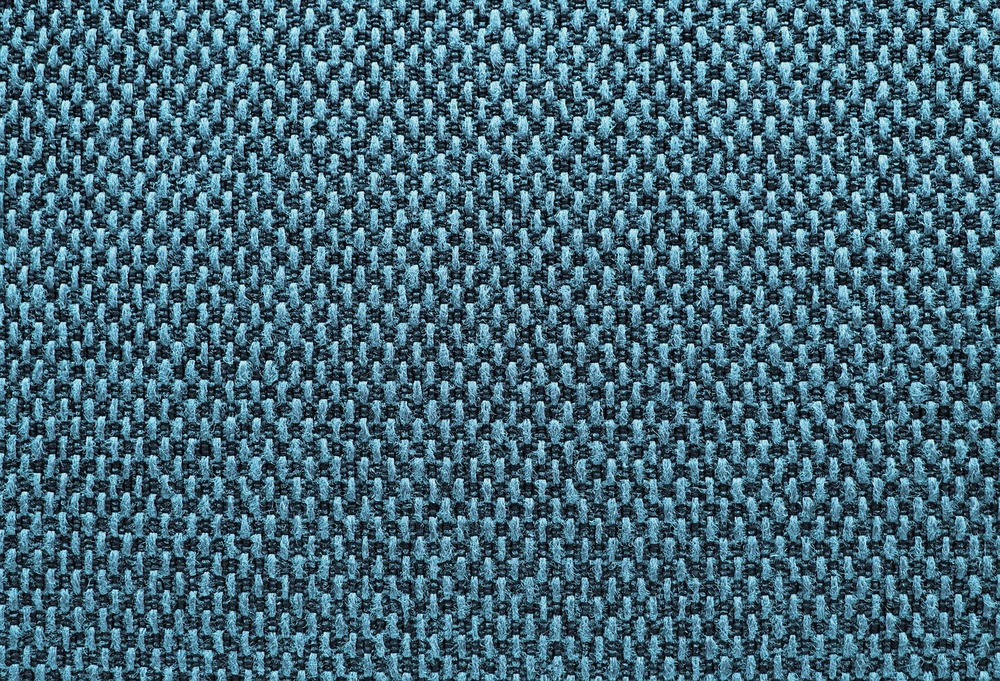
#> input picture backend/app/uploaded_samples/image1.jpg, 1000 x 681 px, shrunk from 1280 x 872 before the run
$ python -i condition_service.py   (imports and definitions only)
#> lines starting #> are read from the running program, lines starting #| are printed output that depends on the picture; after the words box and inside, x2 and y2 are one past the last pixel; in counts of white or black regions, pixels touching at a corner belong together
import cv2
import numpy as np
import uuid

from pathlib import Path


def analyze_condition(image_path):

    """
    OpenCV based textile condition,
    defect detection and contamination analysis.
    """
#> called with image_path = '../uploaded_samples/image1.jpg'


    image = cv2.imread(str(image_path))
#> image is the input picture: shape (681, 1000, 3); mean B, G, R 119.7, 103.7, 68.1


    if image is None:

        return {

            "condition": "Unknown",
            "defect": "None Detected",
            "severity": "Low",
            "contamination": "Low",
            "affected_area": 0,
            "defect_regions": [],
            "visualization": None

        }


    original = image.copy()


    height, width = image.shape[:2]
#> height = 681; width = 1000

    total_area = height * width
#> total_area = 681000


    # ==================================================
    # DEFECT / DAMAGE DETECTION
    # ==================================================


    gray = cv2.cvtColor(

        original,

        cv2.COLOR_BGR2GRAY

    )


    blur = cv2.GaussianBlur(

        gray,

        (7,7),

        0

    )
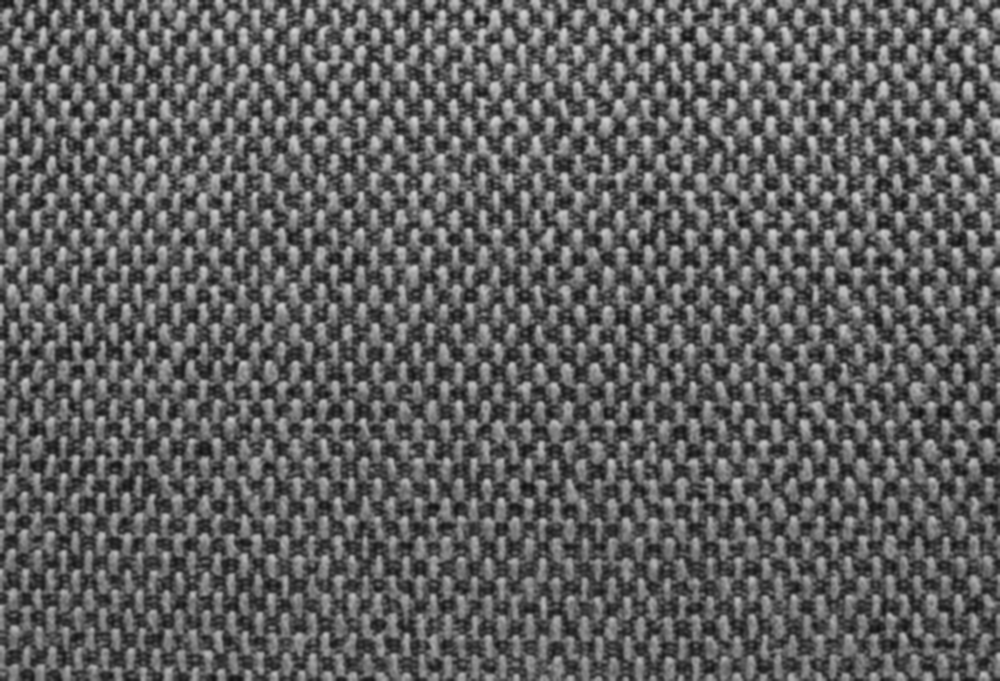
#> blur: shape (681, 1000); min 14, max 216, mean 94.9


    # Edge detection

    edges = cv2.Canny(

        blur,

        50,

        150

    )
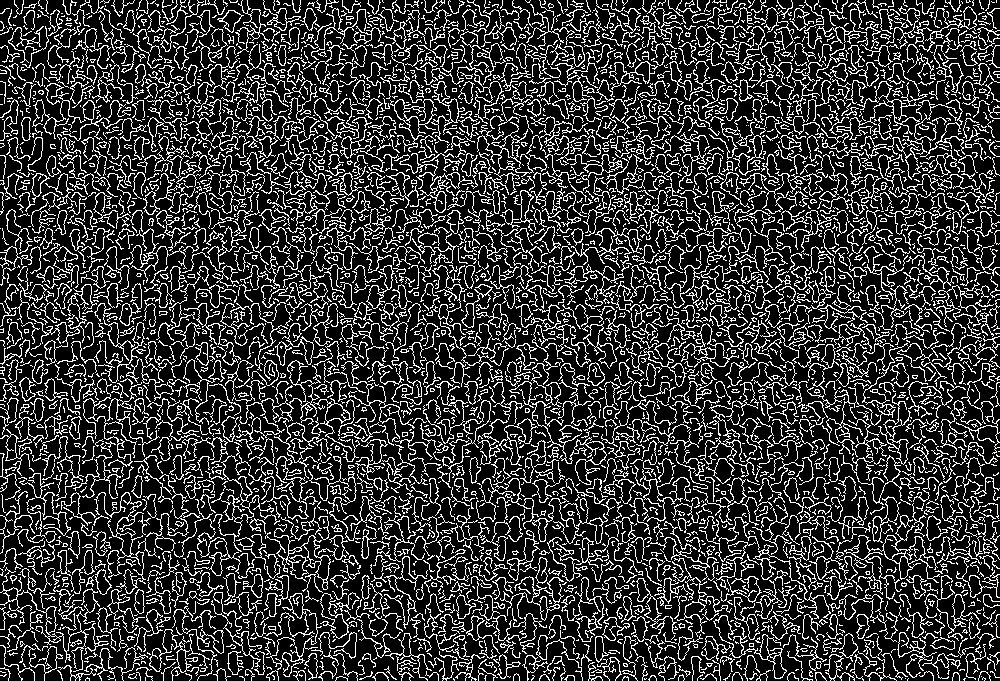
#> edges: shape (681, 1000); 21.2% white in thin lines or dots


    # Remove small textile patterns

    kernel = np.ones(

        (5,5),

        np.uint8

    )


    edges = cv2.morphologyEx(

        edges,

        cv2.MORPH_CLOSE,

        kernel

    )
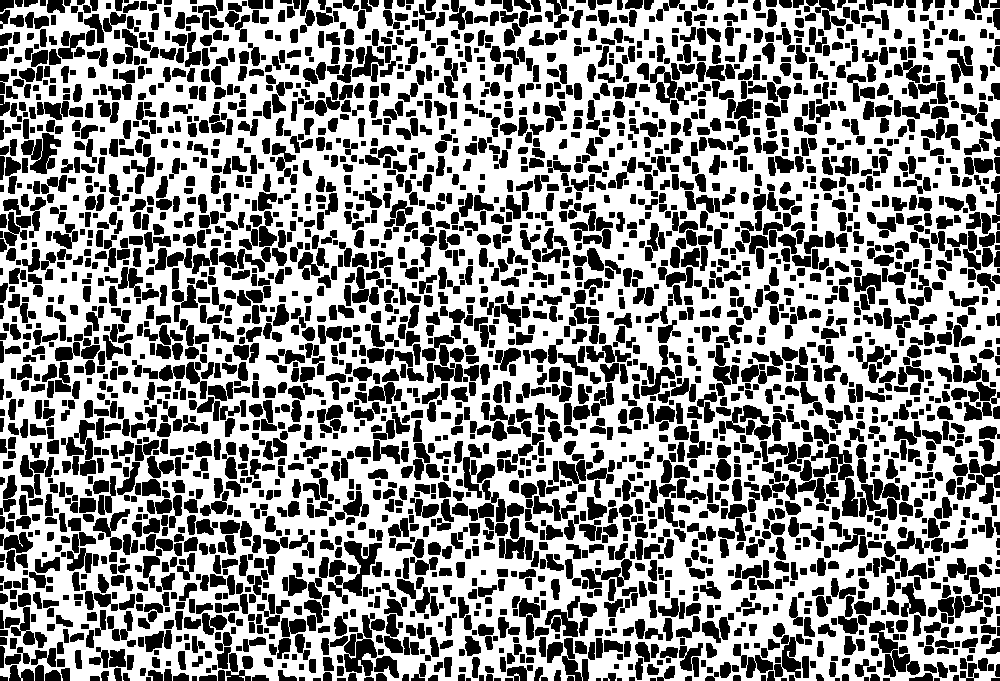
#> edges: shape (681, 1000); 56% white; 2988 black regions (12 under 20 px), largest, box (x1, y1, x2, y2) and area: (328, 541, 382, 604) 1127, (825, 444, 858, 517) 1027, (869, 621, 920, 677) 992


    edges = cv2.dilate(

        edges,

        kernel,

        iterations=1

    )
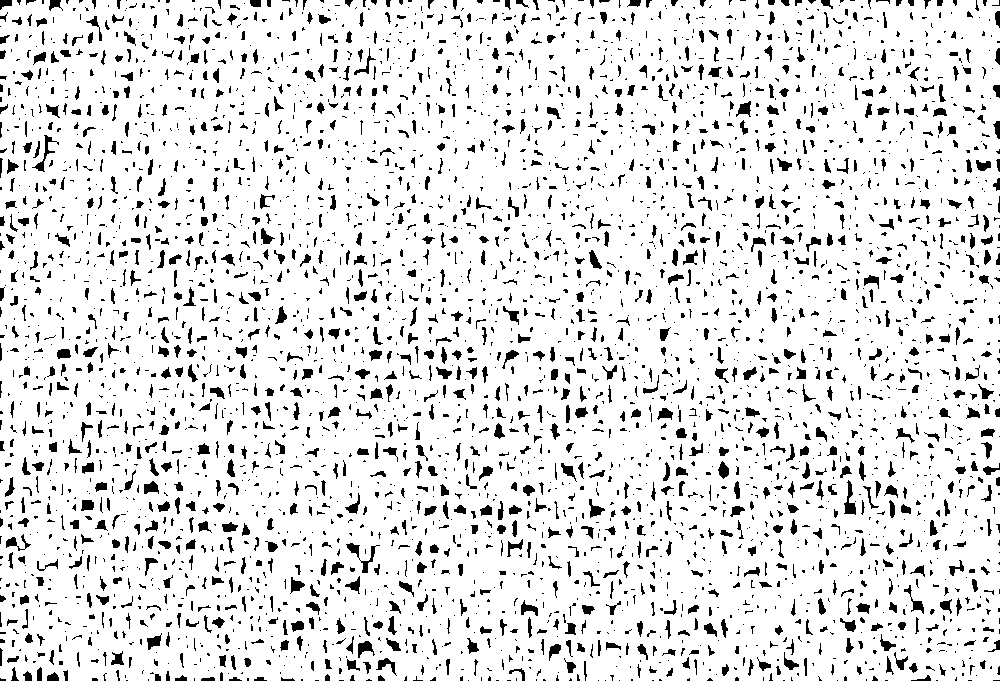
#> edges: shape (681, 1000); 88.9% white; 3929 black regions (2569 under 20 px)


    contours,_ = cv2.findContours(

        edges,

        cv2.RETR_EXTERNAL,

        cv2.CHAIN_APPROX_SIMPLE

    )
#> contours = 1 contour; box (x1, y1, x2, y2) and area: (0, 0, 1000, 681) 674550


    defect_area = 0

    defect_regions = []


    for contour in contours:


        area = cv2.contourArea(contour)


        x,y,w,h = cv2.boundingRect(contour)


        # Ignore normal fabric weave

        if (

            area > 300

            and

            w > 20

            and

            h > 20

        ):


            defect_area += area


            defect_regions.append({

                "x": int(x),

                "y": int(y),

                "width": int(w),

                "height": int(h)

            })


            cv2.rectangle(

                image,

                (x,y),

                (x+w,y+h),

                (0,0,255),

                2

            )
#> this loop made 1 pass
#> (area, x, y, w, h, defect_area) on pass 1: (674549.5, 0, 0, 1000, 681, 674549.5)
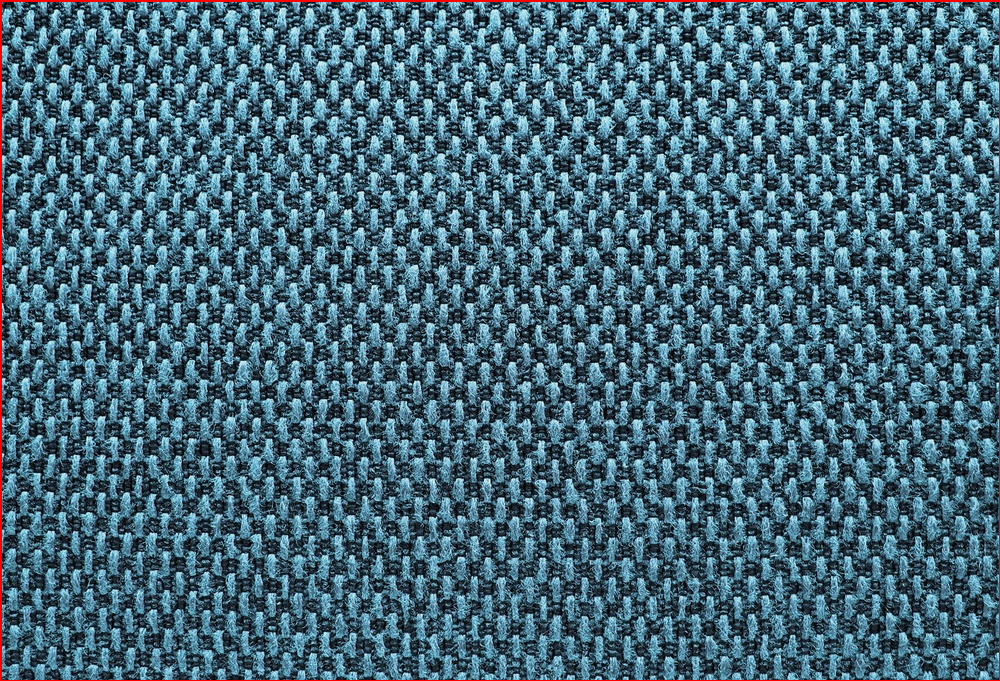
#> image: shape (681, 1000, 3); 0.74% of pixels changed, all inside (x1, y1, x2, y2) = (0, 0, 1000, 681)
#> after the loop, defect_area = 674549.5; defect_regions = 1 item


    defect_percentage = (

        defect_area /

        total_area

    ) * 100
#> defect_percentage = 99.05


    # Defect Classification


    if defect_percentage < 0.8:


        defect = "None Detected"

        severity = "Low"


    elif defect_percentage < 3:


        defect = "Minor Fabric Damage"

        severity = "Medium"


    else:


        defect = "Fabric Tear"

        severity = "High"


    # ==================================================
    # CONTAMINATION ANALYSIS
    # ==================================================


    hsv = cv2.cvtColor(

        original,

        cv2.COLOR_BGR2HSV

    )
#> hsv: shape (681, 1000, 3); mean H, S, V 100, 129.2, 119.7


    dark_mask = cv2.inRange(

        hsv,

        np.array([0,0,0]),

        np.array([180,100,70])

    )
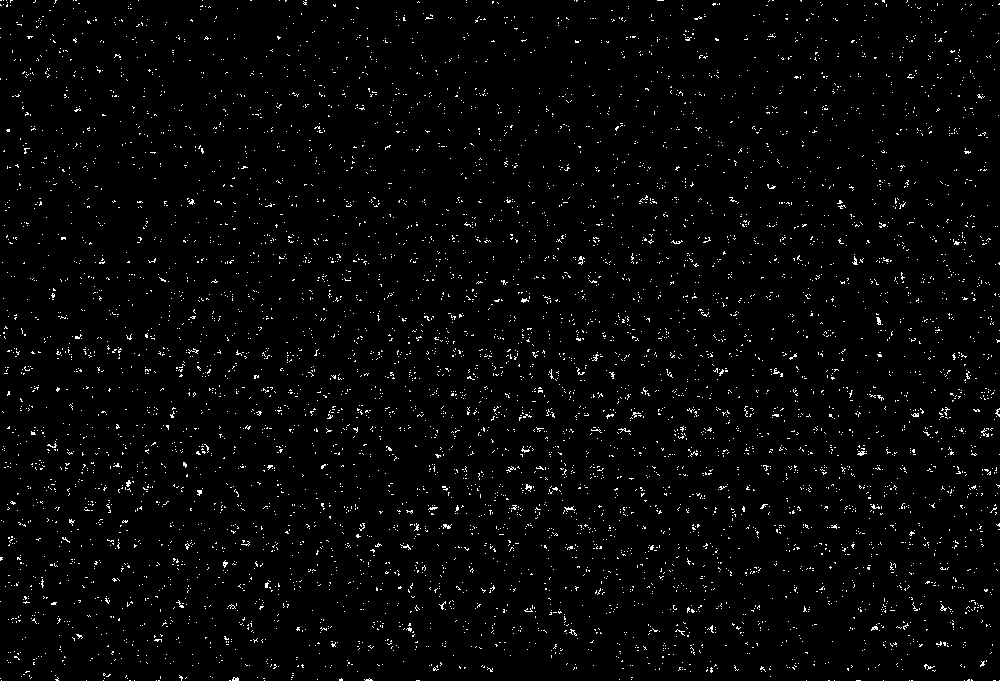
#> dark_mask: shape (681, 1000); 2.3% white in thin lines or dots


    dark_pixels = np.sum(

        dark_mask > 0

    )
#> dark_pixels = 15468


    dark_ratio = (

        dark_pixels /

        total_area

    ) * 100
#> dark_ratio = 2.27


    if dark_ratio < 10:


        contamination = "Low"


    elif dark_ratio < 25:


        contamination = "Medium"


    else:


        contamination = "High"


    # ==================================================
    # FINAL CONDITION DECISION
    # ==================================================


    if (

        defect == "None Detected"

        and

        contamination == "Low"

    ):


        condition = "Good"


    elif (

        defect == "Minor Fabric Damage"

        or

        contamination == "Medium"

    ):


        condition = "Average"


    else:


        condition = "Poor"


    # ==================================================
    # SAVE VISUALIZATION
    # ==================================================


    output_folder = Path(

        "temp_uploads"

    )


    output_folder.mkdir(

        exist_ok=True

    )


    filename = (

        f"defect_analysis_{uuid.uuid4().hex}.png"

    )


    output_path = (

        output_folder /

        filename

    )


    cv2.imwrite(

        str(output_path),

        image

    )


    return {


        "condition": condition,


        "defect": defect,


        "severity": severity,


        "contamination": contamination,


        "affected_area": round(

            defect_percentage,

            2

        ),


        "defect_regions": defect_regions,


        "visualization":

            "/" + str(output_path).replace("\\","/")

    }

>>> result = analyze_condition('../uploaded_samples/image1.jpg')
#> result = 7 items
